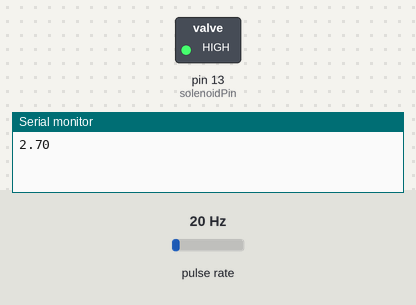
Recording of a sketch running on a simulated Arduino Uno, built with avr-gcc and run on an emulated ATmega328P. Parts: switched loads named in the sketch (green lamp = pin HIGH), the last lines printed to the serial monitor. Wiring (inferred from the names in the program): pulse sensor: data pin 2. The test bench sets the inputs (shaded band); at power-on: pulse rate 20 Hz.

Above: at 1.2 s.
1.3 s: pulse rate (sensor on pin 2) set to 40 Hz
4.3 s: pulse rate (sensor on pin 2) set to 46 Hz
At 6.2 s:
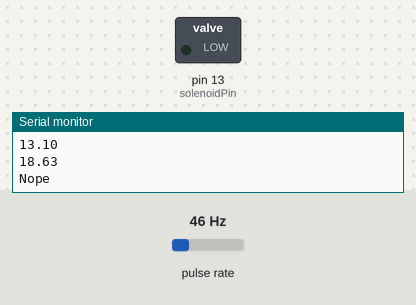
Timing chart, 0 to 7.7 s (numbered marks = the images above; inputs shaded):
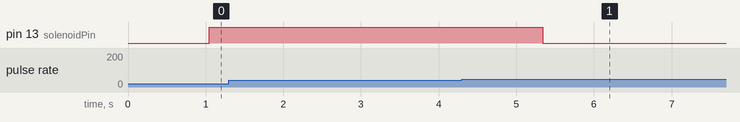

The sketch:

Flow_rate_And_Solenoid.ino
```cpp
int flowPin = 2;    //This is the input pin on the Arduino
double flowRate, total;    //This is the value we intend to calculate.
volatile int count; //This integer needs to be set as volatile to ensure it updates correctly during the interrupt process.
int solenoidPin = 13;

void setup() {
  // put your setup code here, to run once:
  pinMode(solenoidPin, OUTPUT);  //Sets the pin as an output

  pinMode(flowPin, INPUT);           //Sets the pin as an input
  attachInterrupt(0, Flow, RISING);  //Configures interrupt 0 (pin 2 on the Arduino Uno) to run the function "Flow"

  Serial.begin(9600);  //Start Serial

  digitalWrite(solenoidPin, LOW);
}
void loop() {
  // put your main code here, to run repeatedly:
  count = 0;      // Reset the counter so we start counting from 0 again
  interrupts();   //Enables interrupts on the Arduino
  delay (1000);   //Wait 1 second
  noInterrupts(); //Disable the interrupts on the Arduino
  //digitalWrite(solenoidPin, LOW);
  delay(10000);
  //Start the math
  flowRate = (count * 2.25);        //Take counted pulses in the last second and multiply by 2.25mL
  flowRate = flowRate * 60;         //Convert seconds to minutes, giving you mL / Minute
  flowRate = flowRate / 1000;       //Convert mL to Liters, giving you Liters / Minute
  total += flowRate ;
  if(total<20)
   {Serial.println(total);
   digitalWrite(solenoidPin, HIGH);    //Switch Solenoid ON
  delay(5000);                      //Wait 1 Second
  //digitalWrite(solenoidPin, LOW);     //Switch Solenoid OFF
  //delay(5000);              //Wait 1 Second

   }//Print the variable flowRate to Serial
  else
    {Serial.println("Nope");

     digitalWrite(solenoidPin, LOW);     //Switch Solenoid OFF
  delay(5000);
    }
}

void Flow()
{
   count++; //Every time this function is called, increment "count" by 1
}
```

Measured:
- the behaviour switches between 43 and 44 Hz on pulse rate (sensor on pin 2) (found by bisection; images 0 and 1)
